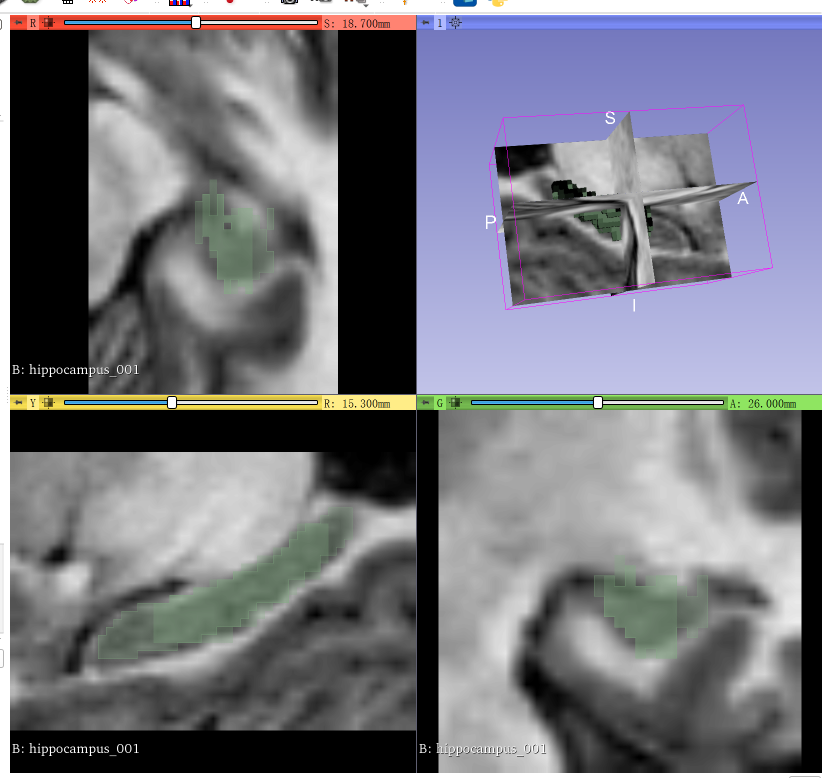
#> input picture section1/001.png, 1644 x 1556 px (shown at 1/2 size)
$ jupyter execute --allow-errors Final_Project_EDA.ipynb
#> lines starting #> are read from the running program, lines starting #| are printed output that depends on the picture
# Preparing the dataset for hippocampus segmentation

[cell 1]
import nibabel as nib
import matplotlib.pyplot as plt
import numpy as np
import os
import glob
import shutil
import matplotlib.image as mpimg

## Loading NIFTI images using NiBabel

[cell 2]
path = '.\data\TrainingSet'
image_path = os.path.join(path, 'images' )  # concatenate path and the file 'images'
label_path = os.path.join(path, 'labels')
images = sorted(glob.glob(os.path.join(image_path, '*'))) # return a list with complete path of 'nii' files. * match any string
labels = sorted(glob.glob(os.path.join(image_path, '*')))
len(images)

[cell 3]
outliers=[]
for num, img in enumerate(images):
    head_tail = os.path.split(img) #split image path
    img_name = head_tail[1]
    if not os.path.exists(os.path.join(label_path, img_name)): # determine whether the image file exists
        outliers.append(img_name)
        print(f"This image '{img_name}' has no corresponding label.")

[cell 4]
# Load an image and a segmentation mask into variables called image and label
img_number = '001'
img_name = 'hippocampus_{}.nii.gz'.format(img_number)
#> (the rest of this cell did not finish here and is left out)

[cell 5]
# using matplotlib, visualize a few slices from the dataset, along with their labels.
def plot_image(image, label, axial_count, coronal_count, sagittal_count):
    fig, axes = plt.subplots(2,3, figsize=(15,15))
    plt.rcParams["figure.figsize"] = (10,10)

    axial_img = image[:,:,axial_count]
    axial_label = label[:,:,axial_count]
    coronal_img = image[:, coronal_count,:]
    coronal_label = label[:, coronal_count,:]
    sagittal_img = image[sagittal_count,:,:]
    sagittal_label = label[sagittal_count,:,:]

    img_plot = axes[0,0].imshow(axial_img, cmap='gray')
    axes[0,0].axis('off')
    axes[0,0].set_title("Image Slice:{}".format(axial_count))
    label_plot = axes[1,0].imshow(axial_label, cmap='gray')
    axes[1,0].axis('off')
    axes[1,0].set_title("Label Slice:{}".format(axial_count))

    img_plot = axes[0,1].imshow(coronal_img, cmap='gray')
    axes[0,1].axis('off')
    axes[0,1].set_title("Image Slice:{}".format(coronal_count))
    label_plot = axes[1,1].imshow(coronal_label, cmap='gray')
    axes[1,1].axis('off')
    axes[1,1].set_title("Label Slice:{}".format(coronal_count))

    img_plot = axes[0,2].imshow(sagittal_img, cmap='gray')
    axes[0,2].axis('off')
    axes[0,2].set_title("Image Slice:{}".format(sagittal_count))
    label_plot = axes[1,2].imshow(sagittal_label, cmap='gray')
    axes[1,2].axis('off')
    axes[1,2].set_title("Image Slice:{}".format(sagittal_count))

#> (a cell that did not finish here is left out)

[cell 7]
# renderings of medical volume slices
img=mpimg.imread('001.png')
#> img is the input picture: shape (1556, 1644, 4) float32; mean R, G, B, A 0.458, 0.46, 0.491, 1
imgplot = plt.imshow(img)
plt.show()

#> (a cell that did not finish here is left out)

## Looking at single image data

#> (a cell that did not finish here is left out)

#> (a cell that did not finish here is left out)

Further down we will be inspecting .header attribute that provides access to NIFTI metadata.  Resource: https://brainder.org/2012/09/23/the-nifti-file-format/

#> (a cell that did not finish here is left out)

#> (a cell that did not finish here is left out)

#> (a cell that did not finish here is left out)

#> (a cell that did not finish here is left out)

[cell 15]
# Compute the volume (in mm³) of a hippocampus using one of the labels you've loaded.
label_slices=[]
#> (the rest of this cell did not finish here and is left out)

[cell 16]
def vol(label):
    volume = 0
    for i in range(label.shape[0]):
        for j in range(label.shape[1]):
            for k in range(label.shape[2]):
                if (label[i][j][k]) != 0:
                    volume+=1
    return volume

[cell 17]
vs =[]
for i in range(len(label_slices)):
    v = vol(label_slices[i][1].get_fdata())
    vs.append(v)
    # if (v > 4500 or v < 2200):
    #     outliers.append(label_slices[i][0])
    #     print(f"Outlier: {label_slices[i][0]}")

#> (a cell that did not finish here is left out)

## Plotting some charts

[cell 19]
# Plot a histogram of all volumes
plt.plot(vs)
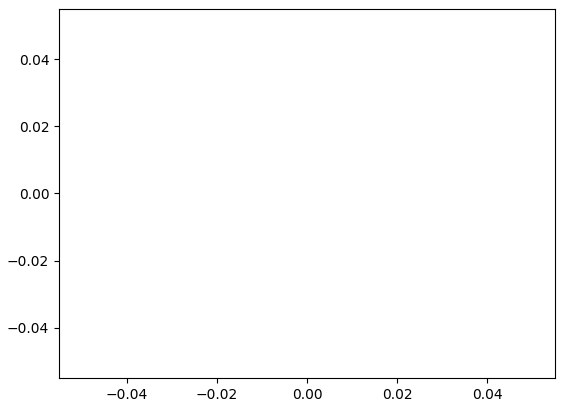
#> figure drawn by matplotlib, 1 panel

As the figure above shows, there is a volume that is significantly larger than others. It's obvously an outlier. The reason of this outlier may be that the area of hippocampus of label slices was manually marked wrong or the image shape and pixel spacing of this label slices are different from others. Let's try to find out the reasons.

[cell 20]
label_slice=[]
for num, val in enumerate(vs):
    if val>4500 or val<2200:
        label_slice.append(label_slices[num])
